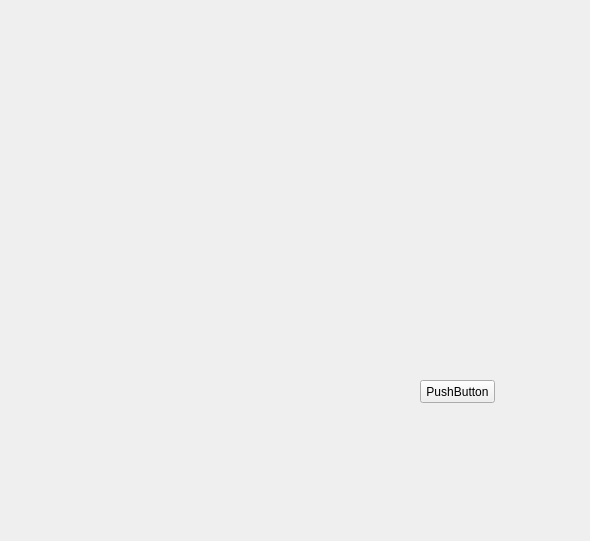
<?xml version="1.0" encoding="UTF-8"?>
<ui version="4.0">
 <class>MyWidget</class>
 <widget class="QWidget" name="MyWidget">
  <property name="geometry">
   <rect>
    <x>0</x>
    <y>0</y>
    <width>590</width>
    <height>541</height>
   </rect>
  </property>
  <property name="windowTitle">
   <string>MyWidget</string>
  </property>
  <widget class="QPushButton" name="pushButton">
   <property name="geometry">
    <rect>
     <x>420</x>
     <y>380</y>
     <width>75</width>
     <height>23</height>
    </rect>
   </property>
   <property name="text">
    <string>PushButton</string>
   </property>
  </widget>
 </widget>
 <layoutdefault spacing="6" margin="11"/>
 <resources/>
 <connections/>
</ui>
